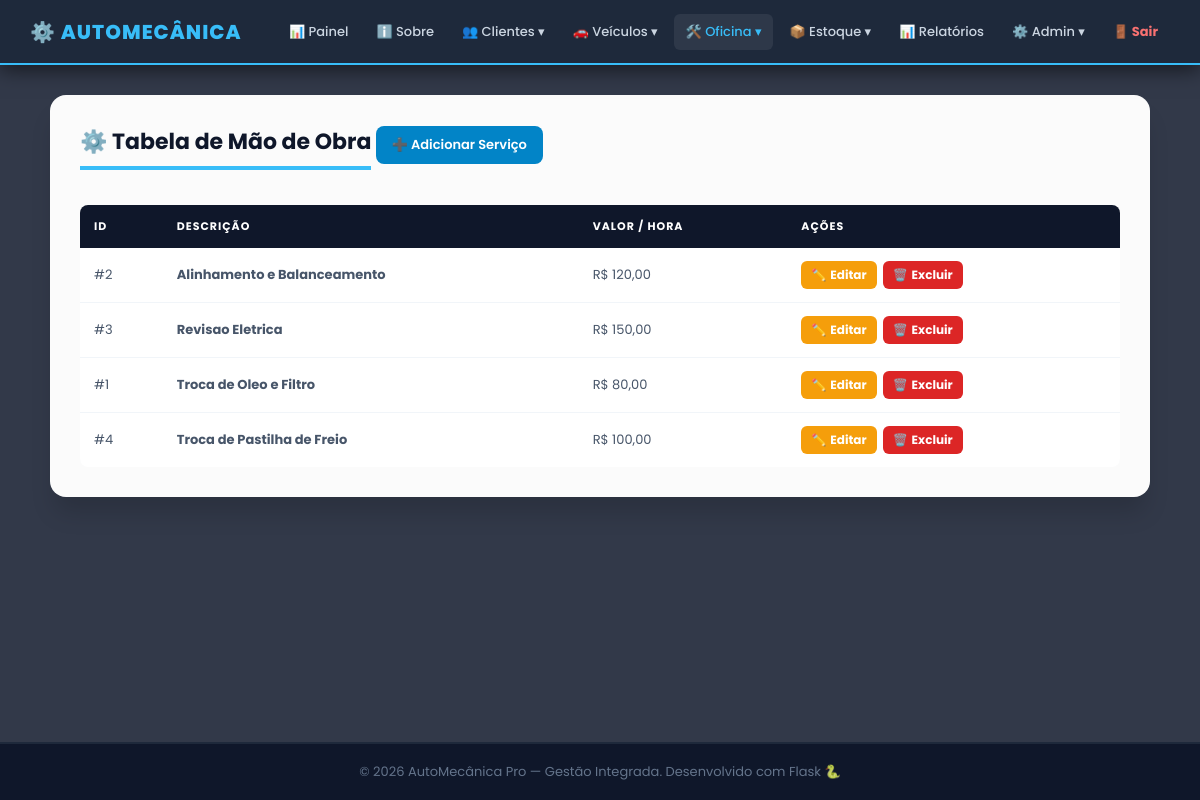
Before: /servico (signed in) with the older database file.
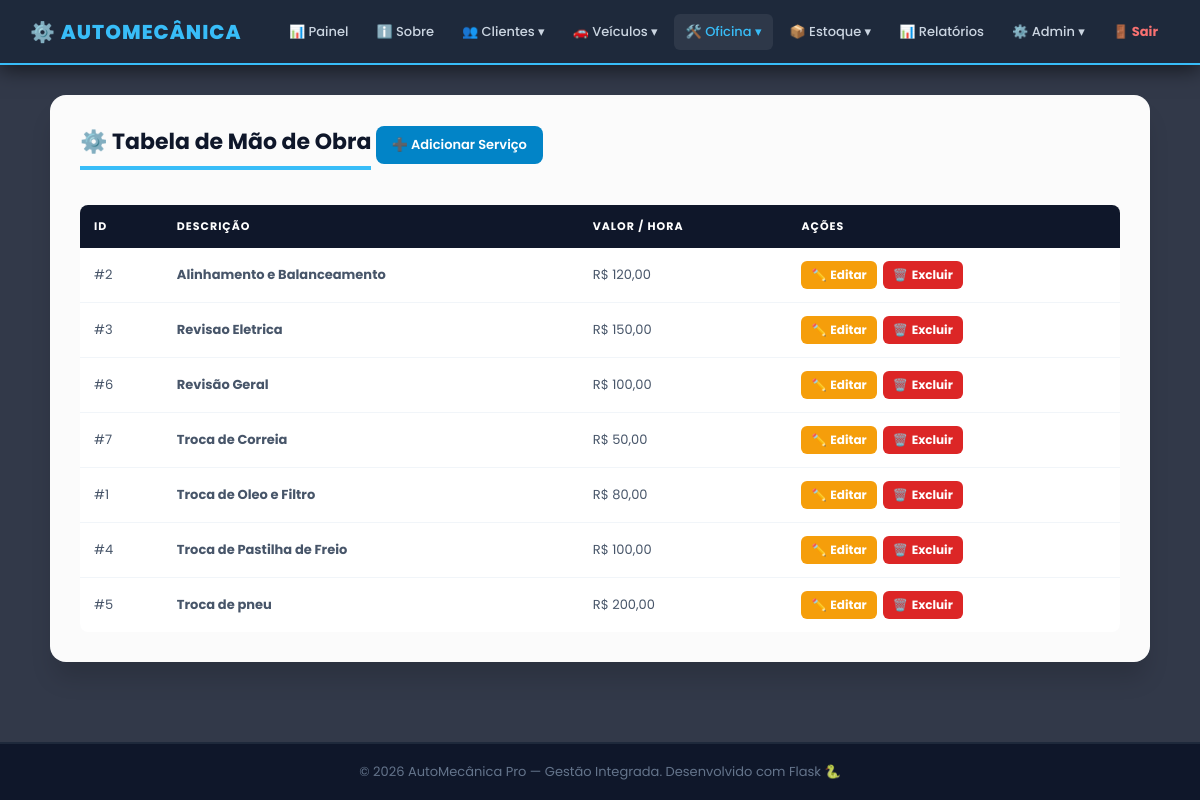
After: the same page with the newer database file.
### app.py (models this page shows)
class Servico(db.Model):
    __tablename__ = 'servico'
    id_servico = db.Column(db.Integer, primary_key=True)
    descricao  = db.Column(db.String(150), nullable=False)
    valor_hora = db.Column(db.Numeric(10, 2), nullable=False)

### app.py (the view)
@app.route('/servico')
@login_required
def servico_consultar():
    return render_template('servico/consultar.html', controller='servico',
                           servicos=Servico.query.order_by(Servico.descricao).all())

### app.py (called while the page is built, shortened)
def login_required(f):
    @wraps(f)
    def decorated(*args, **kwargs):
        if 'usuario_id' not in session:
            return redirect(url_for('login'))
        return f(*args, **kwargs)
    return decorated

def format_brl(value):
    try:
        return f"R$ {float(value):,.2f}".replace(',', 'X').replace('.', ',').replace('X', '.')
    except:
        return 'R$ 0,00'

@app.before_request
def ensure_db():
    global _db_initialized

@app.before_request
def csrf_protect():
    if request.method == 'POST':
        token_sessao = session.get('_csrf_token')
        token_form   = request.form.get('csrf_token')
        if not token_sessao or not token_form or not hmac.compare_digest(token_sessao, token_form):
            abort(400, description='Token CSRF invalido ou ausente. Recarregue a pagina e tente novamente.')

### templates/servico/consultar.html (shortened to what this page needs)
{% extends 'base.html' %}
{% block content %}
<div class="cartao card-lg">
    <h3>⚙️ Tabela de Mão de Obra</h3>
    <a href="{{ url_for('servico_cadastrar') }}" class="btn-add">➕ Adicionar Serviço</a>
    <div class="tabela-wrapper tbl-desktop">
        <table>
            <thead><tr><th>ID</th><th>Descrição</th><th>Valor / Hora</th><th>Ações</th></tr></thead>
            <tbody>
                {% for s in servicos %}
                <tr>
                    <td>#{{ s.id_servico }}</td>
                    <td><b>{{ s.descricao }}</b></td>
                    <td>{{ format_brl(s.valor_hora) }}</td>
                    <td><div class="acoes">
                        <a href="{{ url_for('servico_editar', id=s.id_servico) }}" class="btn-ed">✏️<span class="txt"> Editar</span></a>
                        <a href="{{ url_for('servico_excluir', id=s.id_servico) }}" class="btn-ex" onclick="return confirm('Excluir serviço?')">🗑️<span class="txt"> Excluir</span></a>
                    </div></td>
                </tr>
                {% else %}
                <tr><td colspan="4" style="text-align:center;color:#94a3b8;padding:30px;">Nenhum serviço cadastrado.</td></tr>
                {% endfor %}
            </tbody>
        </table>
    </div>
</div>
{% endblock %}

Changed rows visible on the page:
added Servico: id_servico "6", descricao "Revisão Geral", valor_hora "R$ 100,00"
added Servico: id_servico "7", descricao "Troca de Correia", valor_hora "R$ 50,00"
added Servico: id_servico "5", descricao "Troca de pneu", valor_hora "R$ 200,00"
